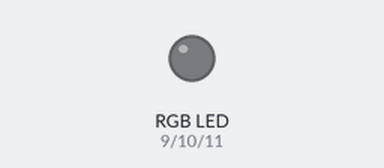
Recording of a sketch running on a simulated Arduino Uno, built with avr-gcc and run on an emulated ATmega328P. Shown: an RGB LED mixed from three pins (HIGH = lit).

Above: at 0.15 s.
At 9.27 s:
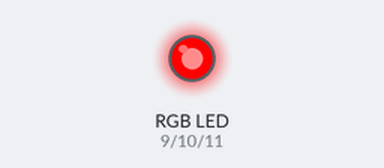
Timing chart, 0 to 9.5 s (numbered marks = the images above):
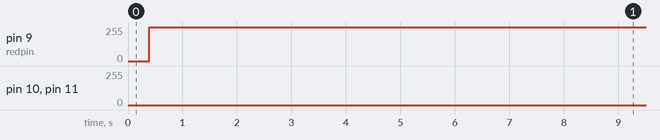

The sketch:

RGB_LED.ino
```cpp
/*
 * 名称   : RGB LED
 * 功能   : RGB 点亮
 * 作者   : http://www.keyes-robot.com/
*/
int redpin = 9;    // 定义红色LED引脚D9
int greenpin = 10; // 定义绿色LED引脚D10
int bluepin = 11;  // 定义蓝色LED引脚D11
int val;

void setup() {
  pinMode(redpin, OUTPUT);   //设置红色LED引脚为输出模式
  pinMode(greenpin, OUTPUT); //设置绿色LED引脚为输出模式
  pinMode(bluepin, OUTPUT);  //设置蓝色LED引脚为输出模式
}

void loop() {
  for(val = 0; val < 255; val++){  //val的值不断由0增加到255
    analogWrite(bluepin, val);  //给PWM口(D11)写入一个0 ~ 255的模拟值
    analogWrite(greenpin, 255-val);
    analogWrite(redpin, 128-val);
    delay(3);
    }
  for(val = 255; val > 0; val--){  //val的值不断由255减少到0
    analogWrite(bluepin, val);
    analogWrite(greenpin, 255-val);
    analogWrite(redpin, 128-val);
    delay(3);
    }
}
```

Measured:
- by itself, pin 9 (redpin): 0/255 → 255/255 at 0.39 s
